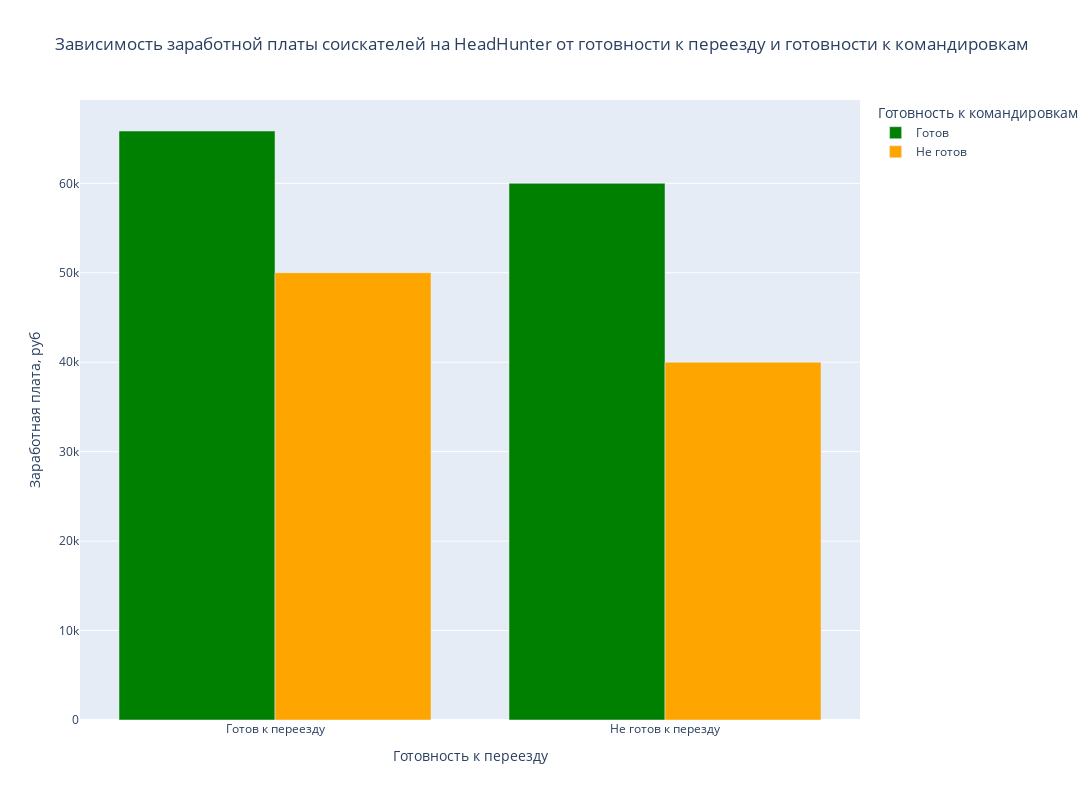

Here is the notebook cell this chart was saved with:
### Markdown cell above
6. Постройте **многоуровневую столбчатую диаграмму**, которая показывает зависимость медианной заработной платы (**"ЗП (руб)"**) от признаков **"Готовность к переезду"** и **"Готовность к командировкам"**. Проанализируйте график, сравнив уровень заработной платы в категориях.

### Code cell
data_bar = hh_data.copy()

data_bar['Готовность к переезду'] = data_bar['Готовность к переезду'].apply(lambda x : "Готов к переезду" if x else 'Не готов к перезду')
data_bar['Готовность к командировкам'] = data_bar['Готовность к командировкам'].apply(lambda x : "Готов" if x else 'Не готов')

data_bar = data_bar.groupby(by=['Готовность к переезду','Готовность к командировкам'],as_index=False)['ЗП (руб)'].median()

fig = px.bar(
            data_frame = data_bar, 
            x="Готовность к переезду", 
            y="ЗП (руб)", 
            color="Готовность к командировкам", 
            barmode="group",
            color_discrete_sequence=["green", "orange"],
            labels={'ЗП (руб)':'Заработная плата, руб'},
            title= 'Зависимость заработной платы соискателей на HeadHunter от готовности к переезду и готовности к командировкам',
            width=1200, 
            height=800
            )    
fig.show()

fig.write_html("plotly/bar_salary_move.html")

### Figure 1 — Plotly figure (JSON) as saved in the notebook; plotly's stock layout.template omitted (floating-point values rounded to 4 significant figures)
{"data": [{"alignmentgroup": "True", "hovertemplate": "Готовность к командировкам=Готов<br>Готовность к переезду=%{x}<br>Заработная плата, руб=%{y}<extra></extra>", "legendgroup": "Готов", "marker": {"color": "green", "pattern": {"shape": ""}}, "name": "Готов", "offsetgroup": "Готов", "orientation": "v", "showlegend": true, "textposition": "auto", "type": "bar", "x": ["Готов к переезду", "Не готов к перезду"], "xaxis": "x", "y": [65850.0, 60000], "yaxis": "y"}, {"alignmentgroup": "True", "hovertemplate": "Готовность к командировкам=Не готов<br>Готовность к переезду=%{x}<br>Заработная плата, руб=%{y}<extra></extra>", "legendgroup": "Не готов", "marker": {"color": "orange", "pattern": {"shape": ""}}, "name": "Не готов", "offsetgroup": "Не готов", "orientation": "v", "showlegend": true, "textposition": "auto", "type": "bar", "x": ["Готов к переезду", "Не готов к перезду"], "xaxis": "x", "y": [50000, 40000], "yaxis": "y"}], "layout": {"barmode": "group", "height": 800, "legend": {"title": {"text": "Готовность к командировкам"}, "tracegroupgap": 0}, "title": {"text": "Зависимость заработной платы соискателей на HeadHunter от готовности к переезду и готовности к командировкам"}, "width": 1200, "xaxis": {"anchor": "y", "domain": [0, 1], "title": {"text": "Готовность к переезду"}}, "yaxis": {"anchor": "x", "domain": [0, 1], "title": {"text": "Заработная плата, руб"}}}}
